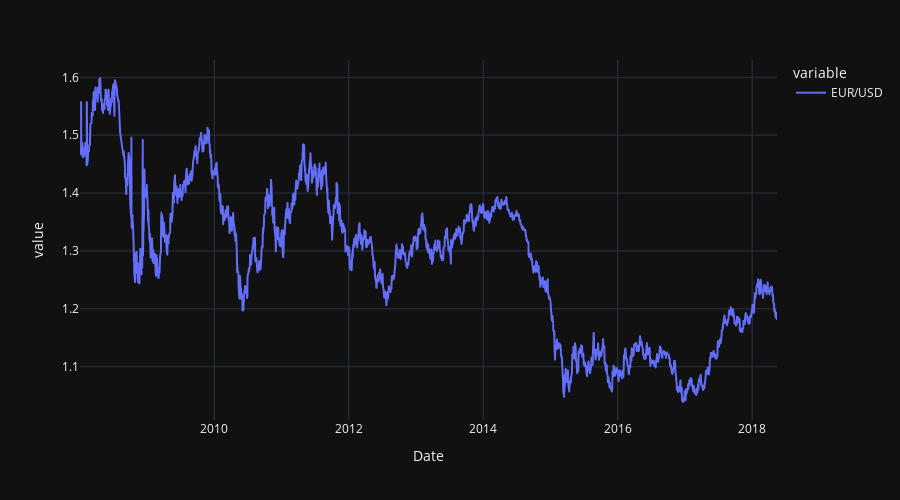

Notebook code cell kept with this figure:
### Code cell
px.line(df,x='Date',y=['EUR/USD'],template='plotly_dark',height=500)

### Figure 1 — Plotly figure (JSON) as saved in the notebook; plotly's stock layout.template omitted (floating-point values rounded to 4 significant figures; data arrays with more than 128 entries replaced by an {"elided": "..."} marker saying what was removed)
{"data": [{"hovertemplate": "variable=EUR/USD<br>Date=%{x}<br>value=%{y}<extra></extra>", "legendgroup": "EUR/USD", "line": {"color": "#636efa", "dash": "solid"}, "marker": {"symbol": "circle"}, "mode": "lines", "name": "EUR/USD", "showlegend": true, "type": "scattergl", "x": {"elided": "2290 str values"}, "xaxis": "x", "y": {"elided": "2290 float values"}, "yaxis": "y"}], "layout": {"height": 500, "legend": {"title": {"text": "variable"}, "tracegroupgap": 0}, "margin": {"t": 60}, "xaxis": {"anchor": "y", "domain": [0, 1], "title": {"text": "Date"}}, "yaxis": {"anchor": "x", "domain": [0, 1], "title": {"text": "value"}}}}
